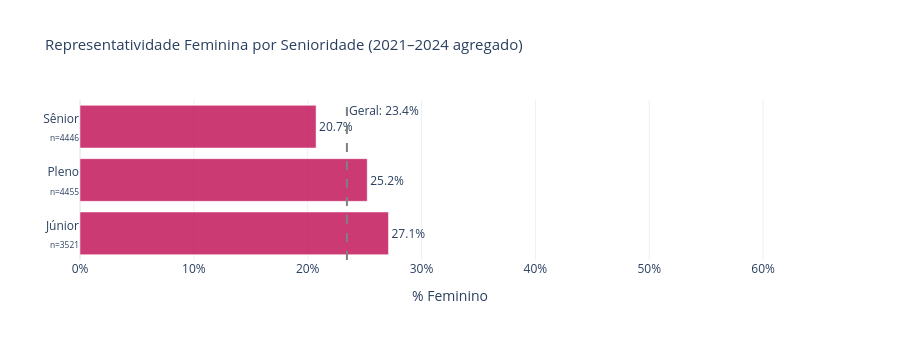

The cell this chart's notebook holds for it:
### Code cell
fig = bar_pct_feminino(
    df=df,
    group_col='nivel',
    title='Representatividade Feminina por Senioridade (2021–2024 agregado)',
    order=NIVEL_SENIORIDADE_EDA,
    height=340,
)
fig.show()

### Figure 1 — Plotly figure (JSON) as saved in the notebook; plotly's stock layout.template omitted (floating-point values rounded to 4 significant figures)
{"data": [{"marker": {"color": "#C2185B", "opacity": 0.85}, "orientation": "h", "text": ["27.1%", "25.2%", "20.7%"], "textposition": "outside", "type": "bar", "x": [27.09, 25.23, 20.74], "y": ["Júnior<br><sub>n=3521</sub>", "Pleno<br><sub>n=4455</sub>", "Sênior<br><sub>n=4446</sub>"]}], "layout": {"annotations": [{"showarrow": false, "text": "Geral: 23.4%", "x": 23.45, "xanchor": "left", "xref": "x", "y": 1, "yanchor": "top", "yref": "y domain"}], "height": 340, "legend": {"orientation": "h", "x": 1, "xanchor": "right", "y": 1.02}, "shapes": [{"line": {"color": "gray", "dash": "dash"}, "type": "line", "x0": 23.45, "x1": 23.45, "xref": "x", "y0": 0, "y1": 1, "yref": "y domain"}], "showlegend": false, "title": {"font": {"size": 15}, "text": "Representatividade Feminina por Senioridade (2021–2024 agregado)"}, "xaxis": {"range": [0, 65], "ticksuffix": "%", "title": {"text": "% Feminino"}}, "yaxis": {"title": {"text": ""}}}}
